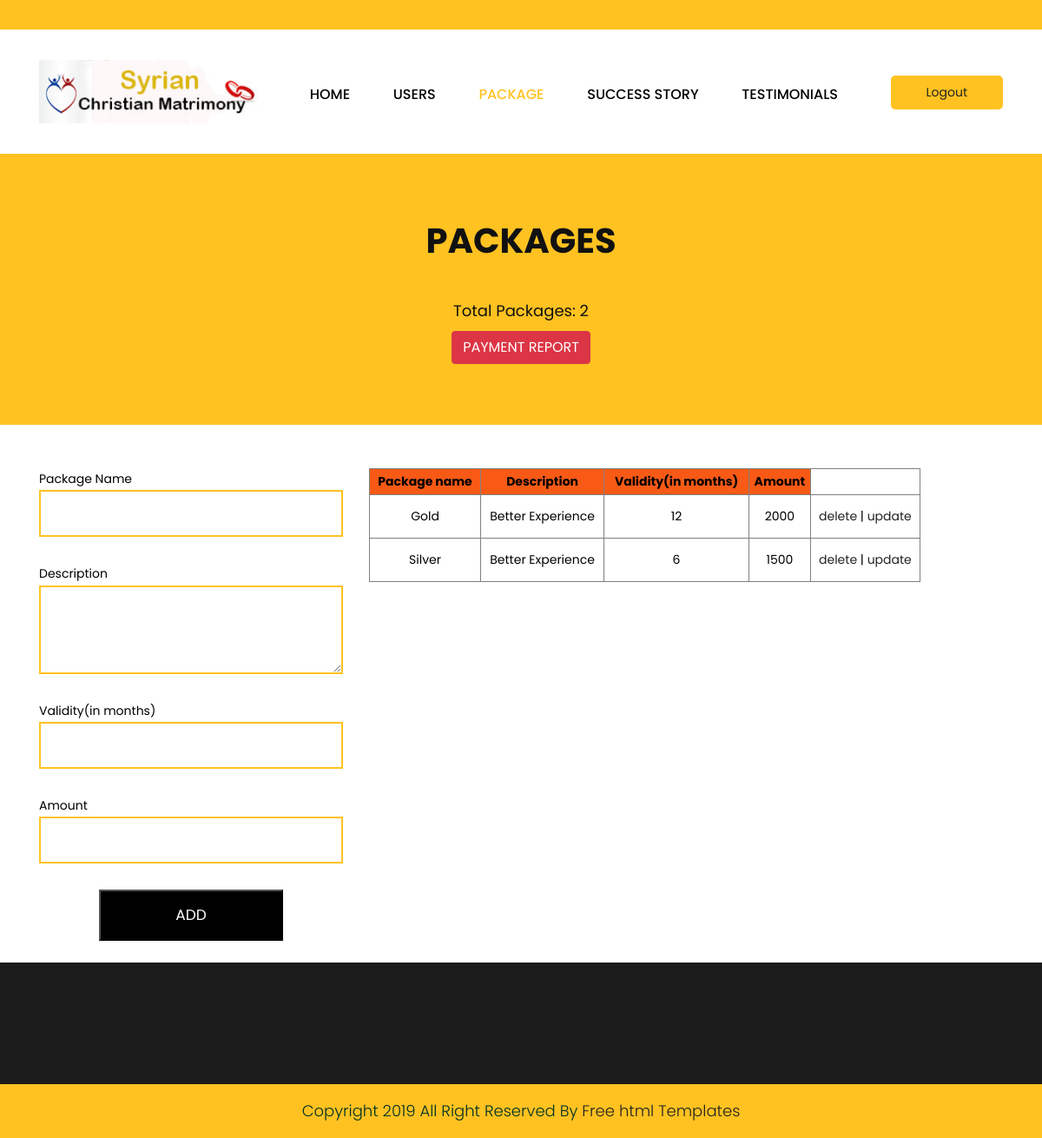
The page /packages.php on the database its author committed.
### tables this page shows
CREATE TABLE `tbl_package` (
  `pkid` int(11) NOT NULL AUTO_INCREMENT,
  `packname` varchar(30) NOT NULL,
  `desp` varchar(300) NOT NULL,
  `validity` varchar(30) NOT NULL,
  `amount` int(11) NOT NULL,
  PRIMARY KEY (`pkid`)
);

### DatabaseCon.php (called while the page is built, shortened)
<?php
class DatabaseCon {
private $dbhost = 'localhost:3306';
private $dbuser = 'root';
private $dbpass = '';
private $db = 'matrimony';
private $conn;
   function __construct()
   		 {
      		$this->conn = mysqli_connect($this->dbhost, $this->dbuser, $this->dbpass, $this->db);
        }
   function selectData($str)
   {
   $retval=mysqli_query($this->conn,$str);
   return $retval;
   }
}
?>

### packages.php (the view, shortened to what this page needs)
<!DOCTYPE html>
<html lang="en">
   <head>
      <link rel="stylesheet" href="css/bootstrap.min.css">
      <link rel="stylesheet" href="css/style.css">
      <link rel="stylesheet" href="css/responsive.css">
      <link rel="stylesheet" href="css/jquery.mCustomScrollbar.min.css">
      <link rel="stylesheet" href="https://netdna.bootstrapcdn.com/font-awesome/4.0.3/css/font-awesome.css">
      <link rel="stylesheet" href="https://cdnjs.cloudflare.com/ajax/libs/fancybox/2.1.5/jquery.fancybox.min.css" media="screen">
   </head>
   <body class="main-layout">
      <header>
         <div class="header">
            <div class="head_top">
               <div class="container">
                  <div class="row">
                    <div class="col-xl-6 col-lg-6 col-md-6 col-sm-12">
                  </div>
                  <div class="col-xl-6 col-lg-6 col-md-6 col-sm-12">
                       <div class="top-box">
                        <p>&nbsp;</p>
                    </div>
                  </div>
               </div>
            </div>
         </div>
         <div class="container">
            <div class="row">
               <div class="col-xl-3 col-lg-3 col-md-3 col-sm-3 col logo_section">
                  <div class="full">
                     <div class="center-desk">
                        <div class="logo"> <a href="index.html"><img src="images/logo.jpg" alt="logo"/></a> </div>
                     </div>
                  </div>
               </div>
               <div class="col-xl-7 col-lg-7 col-md-9 col-sm-9">
                  <div class="menu-area">
                     <div class="limit-box">
                        <nav class="main-menu">
                             <ul class="menu-area-main">
                              <li > <a href="adminhome.php">Home</a> </li>
								<li> <a href="viewuser.php">Users</a> </li>
						      <li class="active"> <a href="packages.php">Package</a> </li>
							     <li> <a href="viewstory.php">Success Story</a> </li>
							    <li> <a href="viewreview.php">Testimonials</a> </li>
                         </ul>
                        </nav>
                     </div>
                  </div>
               </div>
               <div class="col-xl-2 col-lg-2 col-md-2 col-sm-2">
           <li><a class="buy" href="index.php">Logout</a></li>
               </div>
            </div>
         </div>
      </header>
      <div class="brand_color">
        <div class="container">
            <div class="row">
                <div class="col-md-12">
                    <div class="titlepage">
                        <h2>Packages</h2>
<?php
include('DatabaseCon.php');
$db=new DatabaseCon();
$s1="select count(*) as cnt from tbl_package";
$rs1=$db->selectData($s1);
$row1=mysqli_fetch_array($rs1);
$cnt=$row1['cnt'];
?>
<h3><br/>Total Packages: <?php echo $cnt;?></h3>
<a href="payreports.php"><button class="btn btn-danger"> PAYMENT REPORT</button></a>
                    </div>
                </div>
            </div>
        </div>
    </div>
    <div class="contact">
        <div class="container">
            <div class="row">
                <div class="col-md-12">
				  <div class="row">
<div class="col-md-4">
<form name="frm" action="packagesaction.php" style="color:black">
<tr>
<th>Package Name</th>
<td><input type="text" name="pn" class="form-control"  required></td>
</tr>
<tr>
<th>Description</th>
<td><textarea rows="3" cols="25" class="form-control"  name="desp" required></textarea></td>
</tr>
<tr>
<th>Validity(in months)</th>
<td><input type="number" name="val" class="form-control" ></td>
</tr>
<tr>
<th>Amount</th>
<td><input type="text" name="amount" class="form-control" ></td>
</tr>
<tr>
<td><input type="submit" name="submit"class="send" value="ADD">
</tr>
<br/>
</form>	</div>
<div class="col-md-7">
<table border="1" style="color:black;width:100%;text-align:center;" >
<tr style="background-color:#F85A16;color:black;height:30px">
<th>Package name</th>
<th>Description</th>
<th>Validity(in months)</th>
<th>Amount</th>
</tr>
<?php
$s="select*from tbl_package";
$rs=$db->selectData($s);
while($row=mysqli_fetch_array($rs)){
?>
<tr style="height:50px;">
<td><?php echo $row['packname'];?></td>
<td><?php echo $row['desp'];?></td>
<td><?php echo $row['validity'];?></td>
<td><?php echo $row['amount'];?></td>
<td><a href="delpackage.php?n=<?php echo $row['pkid'];?>">delete</a> |
<a href="uppackage.php?n=<?php echo $row['pkid'];?>">update</a></td>
</tr>
<?php } ?>
</table>
<br/>
                </div> </div>
            </div>
        </div>
    </div>
      <footr>
         <div class="footer">
            <div class="copyright">
               <p>Copyright 2019 All Right Reserved By <a href="https://html.design/">Free html Templates</a></p>
            </div>
      </div>
      </footr>
   </body>
</html>

### css/style.css (style rules this page uses)
* { box-sizing: border-box !important; }
html { scroll-behavior: smooth; }
body { color: #666666; font-size: 14px; font-family: 'poppins', sans-serif; line-height: 1.80857; font-weight: normal; overflow-x: hidden; }
a { color: #1f1f1f; text-decoration: none !important; outline: none !important; -webkit-transition: all .3s ease-in-out; -moz-transition: all .3s ease-in-out; -ms-transition: all .3s ease-in-out; -o-transition: all .3s ease-in-out; transition: all .3s ease-in-out; }
h1, h2, h3, h4, h5, h6 { letter-spacing: 0; font-weight: normal; position: relative; padding: 0 0 10px 0; font-weight: normal; line-height: normal; color: #111111; margin: 0 }
h2 { font-size: 22px }
h3 { font-size: 18px }
*, *::after, *::before { -webkit-box-sizing: border-box; -moz-box-sizing: border-box; box-sizing: border-box; }
ul, li, ol { margin: 0px; padding: 0px; list-style: none; }
p { margin: 0px; font-weight: 300; font-size: 15px; line-height: 24px; }
a { color: #222222; text-decoration: none; outline: none !important; }
a, .btn { text-decoration: none !important; outline: none !important; -webkit-transition: all .3s ease-in-out; -moz-transition: all .3s ease-in-out; -ms-transition: all .3s ease-in-out; -o-transition: all .3s ease-in-out; transition: all .3s ease-in-out; }
img { max-width: 100%; height: auto; }
button { border: 0; margin: 0; padding: 0; cursor: pointer; }
.full { float: left; width: 100%; }
.full { width: 100%; float: left; margin: 0; padding: 0; }
.logo_section { text-align: center; }
.logo { float: left; }
nav.main-menu { float: right; margin-left: 0; }
.menu-area-main li.active a { color: #ffc221; }
.main-menu { text-align: center; }
.main-menu ul { margin: 0; list-style-type: none; }
.main-menu ul>li { display: inline-block; position: relative; }
.main-menu ul>li a { padding: 30px 23px 0 23px; line-height: 20px; font-size: 16px; display: block; font-weight: 500; color: #010005; text-transform: uppercase; }
.main-menu ul li:last-child a { padding-right: 0; }
.main-menu ul li:first-child { margin-left: 0; }
.main-menu ul>li { position: inherit; display: inline-block; vertical-align: middle; }
.buy { background: #ffc221; padding: 7px 41px !important; margin-top: 18px; border-radius: 5px; display: inline-block; float: right; }
.head_top { background: #ffc221; margin-bottom: 35px; }
.top-box p { float: right; padding-top: 10px; color: #000; }
.header { background: #fff; padding-bottom: 35px; }
.logo a { font-size: 40px; font-weight: bold; text-transform: uppercase; color: #fff; line-height: 40px; }
.footer { background: #1b1b1b; padding-top: 70px; }
.contact { margin-top: 50px; }
.copyright { background-color: #ffc221; padding: 20px 0px; margin-top: 70px; }
.copyright p { color: #023023; font-size: 18px; line-height: 22px; text-align: center; }
.brand_color .titlepage h2 { font-weight: bold; font-size: 40px !important; text-transform: uppercase; }
.brand_color { background-color: #ffc221; }
.brand_color .titlepage { margin-top: 70px; padding-bottom: 70px; text-align: center; }
.form-control { border: #ffc221 solid 2px; border-radius: inherit; margin-bottom: 30px; padding: 13px 20px; font-family: poppins; }
.send { font-family: poppins; max-width: 212px; margin: 0 auto; display: block; background: #000; color: #fff; padding: 12px 0px; width: 100%; font-size: 17px; }

### rows shown on the page
tbl_package: packname "Gold", desp "Better Experience", validity "12", amount "2000"
tbl_package: packname "Silver", desp "Better Experience", validity "6", amount "1500"

### other values the page prints
$cnt "2"
